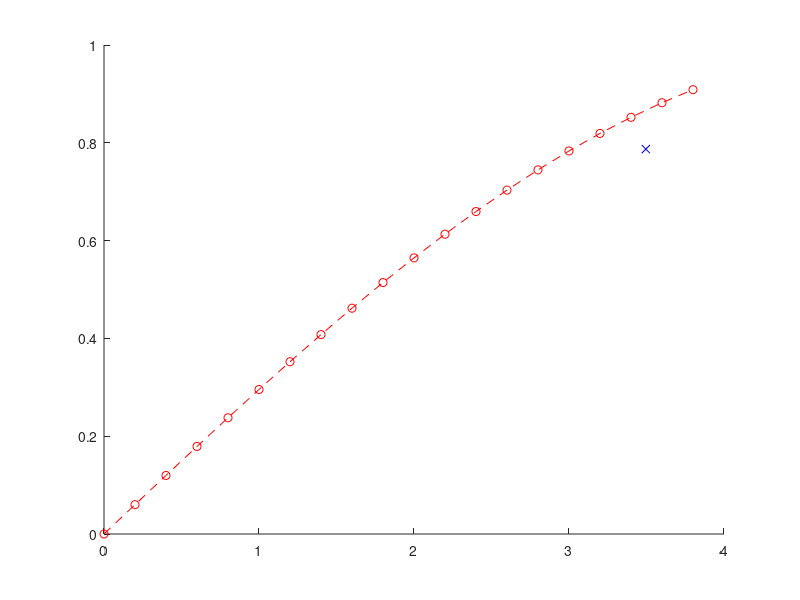

Here is the MATLAB script that generated this plot: (Note: this script raises an error after producing the figure.)
% Nonlinear programming examples
clear all; close all; clc

global n m N T dt xd obs pF withobs endonly

%% Optimization problem definition
% Number of optimization variables per timestep: n states and m inputs
n = 3;
m = 2;
N = (n+m);

% Example #1 Basic tracking of sinusoidal desired trajectory
% Time steps
T = 20;
dt = 1;
% Desired trajectory
xd = [0:dt:(T-1)*dt; sin(0.3*[0:dt:(T-1)*dt]);zeros(size(0:dt:(T-1)*dt))]';
%Initial position
p0 = [0 2 0];

% Example #2 Tracking of sinusoidal desired trajectory with obstacles
% Time steps
withobs = 1;
if (withobs)
    T = 20;
    dt = 0.2;
    % Desired trajectory
    xd = [0:dt:(T-1)*dt; sin(0.3*[0:dt:(T-1)*dt]);zeros(size(0:dt:(T-1)*dt))]';
    %Initial position
    p0 = [0 2 0];
    % Set up environment
    posMinBound = [0 -1];
    posMaxBound = [4 3];
    numObsts = 6;
end

% Example #3 Navigating to a destination (with or without obstacles from
% above)
endonly = 0;
if (endonly)
    T = 10;
    dt = 1;
    pF = [ 4 0 0.5];
end 

% Initial solution
x0 = zeros(N*T,1);
x0(1:N:end) = p0(1);
x0(2:N:end) = p0(2);
x0(3:N:end) = p0(3);
x0(4:N:end) = 0;
x0(5:N:end) = 0;

% Constraints
A = [];
B = [];
Aeq = zeros(3,N*T);
Aeq(1:3,1:3) = eye(3);
Beq = p0';

% State and input bounds
LB = -100*ones(N*T,1);
LB(4:N:end) = 0;
LB(5:N:end) = -1.5;

UB = 100*ones(N*T,1);
UB(4:N:end) = 2;
UB(5:N:end) = 1.5;

% Define random round obstacles
if (withobs)
    range = (posMaxBound-posMinBound);
    obs = rand(numObsts,2);
    obs(:,1) = posMinBound(1)+range(1)*obs(:,1);
    obs(:,2) = posMinBound(2)+range(2)*obs(:,2);
    for i=1:numObsts
        for j=1:numObsts
            dist(i,j) = norm(obs(i,:)-obs(j,:));
        end
        dist(i,numObsts+1) = norm(obs(i,:)-p0(1:2));
        radius(i) = min(dist(i,[1:i-1 i+1:end]))/2.5;
    end
    obs = [obs radius'];
end


figure(1); clf; hold on;
if (~endonly)
    plot(xd(:,1), xd(:,2), 'ro--')
else
    plot(pF(1),pF(2),'ro')
end
if (withobs)
        for i=1:numObsts
        plot(obs(i,1), obs(i,2),'bx');
        circle(1, obs(i,:), radius(i));
    end
    axis equal
end
drawnow();

% Solve nonlinear program
options = optimset('display', 'off','maxfunevals',50000);
tic;
[X,FVAL,EXITFLAG,OUTPUT,LAMBDA] = fmincon(@(x) cost(x),x0,A,B,Aeq,Beq,LB,UB,@(x) constraints(x), options);
toc;
% Rename results
x = X(1:N:end);
y = X(2:N:end);
th = X(3:N:end);
v = X(4:N:end);
w = X(5:N:end);

figure(1); hold on;
plot(x,y,'bx-');
